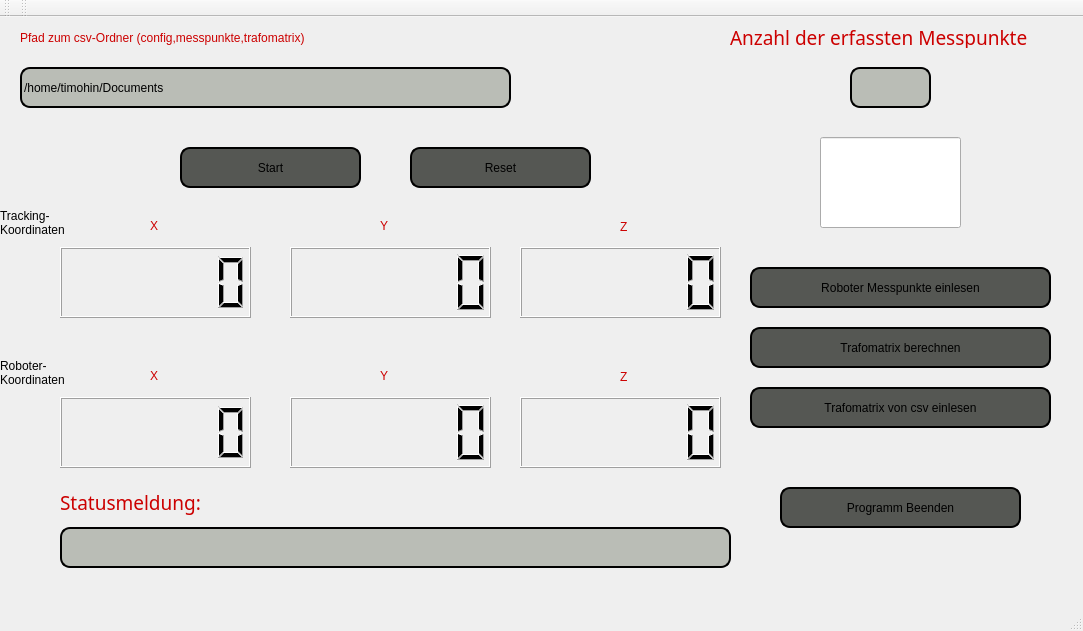
<?xml version="1.0" encoding="UTF-8"?>
<ui version="4.0">
 <class>MainWindow</class>
 <widget class="QMainWindow" name="MainWindow">
  <property name="geometry">
   <rect>
    <x>0</x>
    <y>0</y>
    <width>1083</width>
    <height>631</height>
   </rect>
  </property>
  <property name="windowTitle">
   <string>MainWindow</string>
  </property>
  <property name="styleSheet">
   <string notr="true">QMainWindow{
}

QWidget{

}
</string>
  </property>
  <widget class="QWidget" name="centralWidget">
   <widget class="QPushButton" name="robo_mp_einlesen_btn">
    <property name="geometry">
     <rect>
      <x>750</x>
      <y>250</y>
      <width>301</width>
      <height>41</height>
     </rect>
    </property>
    <property name="styleSheet">
     <string notr="true">QPushButton{
    background-color: rgb(85, 87, 83);
    border-style: outset;
    border-width: 2px;
    border-radius: 10px;
	border-color: rgb(0, 0, 0);
	font: 75 14pt &quot;Waree&quot;;
	color:rgb(0, 0, 0);
    min-width: 5em;
    padding: 6px;
}</string>
    </property>
    <property name="text">
     <string>Roboter Messpunkte einlesen</string>
    </property>
   </widget>
   <widget class="QLineEdit" name="lineEdit">
    <property name="geometry">
     <rect>
      <x>20</x>
      <y>50</y>
      <width>491</width>
      <height>41</height>
     </rect>
    </property>
    <property name="styleSheet">
     <string notr="true">QLineEdit{
    border-style: outset;
    border-width: 2px;
    border-radius: 10px;
	border-color: rgb(0, 0, 0);
background-color: rgb(186, 189, 182);
color
	color: rgb(0, 0, 0);
	font: 75 14pt &quot;Waree&quot;;
}</string>
    </property>
    <property name="text">
     <string>/home/timohin/Documents</string>
    </property>
   </widget>
   <widget class="QLabel" name="label">
    <property name="geometry">
     <rect>
      <x>20</x>
      <y>0</y>
      <width>511</width>
      <height>41</height>
     </rect>
    </property>
    <property name="styleSheet">
     <string notr="true">QLabel{
color:rgb(204, 0, 0);
font: 75 14pt &quot;Waree&quot;;

}
</string>
    </property>
    <property name="text">
     <string>Pfad zum csv-Ordner (config,messpunkte,trafomatrix)</string>
    </property>
   </widget>
   <widget class="QLCDNumber" name="lcdNumber_x">
    <property name="geometry">
     <rect>
      <x>60</x>
      <y>230</y>
      <width>191</width>
      <height>71</height>
     </rect>
    </property>
    <property name="digitCount">
     <number>6</number>
    </property>
   </widget>
   <widget class="QLCDNumber" name="lcdNumber_y">
    <property name="geometry">
     <rect>
      <x>290</x>
      <y>230</y>
      <width>201</width>
      <height>71</height>
     </rect>
    </property>
    <property name="digitCount">
     <number>6</number>
    </property>
   </widget>
   <widget class="QLCDNumber" name="lcdNumber_z">
    <property name="geometry">
     <rect>
      <x>520</x>
      <y>230</y>
      <width>201</width>
      <height>71</height>
     </rect>
    </property>
    <property name="digitCount">
     <number>6</number>
    </property>
   </widget>
   <widget class="QLabel" name="label_2">
    <property name="geometry">
     <rect>
      <x>150</x>
      <y>200</y>
      <width>16</width>
      <height>17</height>
     </rect>
    </property>
    <property name="styleSheet">
     <string notr="true">QLabel{
color:rgb(204, 0, 0);
font: 75 14pt &quot;Waree&quot;;

}</string>
    </property>
    <property name="text">
     <string>X</string>
    </property>
   </widget>
   <widget class="QLabel" name="label_3">
    <property name="geometry">
     <rect>
      <x>380</x>
      <y>200</y>
      <width>16</width>
      <height>17</height>
     </rect>
    </property>
    <property name="styleSheet">
     <string notr="true">QLabel{
color:rgb(204, 0, 0);
font: 75 14pt &quot;Waree&quot;;

}</string>
    </property>
    <property name="text">
     <string>Y</string>
    </property>
   </widget>
   <widget class="QLabel" name="label_4">
    <property name="geometry">
     <rect>
      <x>620</x>
      <y>200</y>
      <width>16</width>
      <height>20</height>
     </rect>
    </property>
    <property name="styleSheet">
     <string notr="true">QLabel{
color:rgb(204, 0, 0);
font: 75 14pt &quot;Waree&quot;;

}</string>
    </property>
    <property name="text">
     <string>Z</string>
    </property>
   </widget>
   <widget class="QLineEdit" name="lineEdit_2">
    <property name="geometry">
     <rect>
      <x>820</x>
      <y>120</y>
      <width>141</width>
      <height>91</height>
     </rect>
    </property>
    <property name="styleSheet">
     <string notr="true">QLineEdit{

}</string>
    </property>
   </widget>
   <widget class="QLCDNumber" name="lcdNumber_x_2">
    <property name="geometry">
     <rect>
      <x>60</x>
      <y>380</y>
      <width>191</width>
      <height>71</height>
     </rect>
    </property>
    <property name="digitCount">
     <number>6</number>
    </property>
   </widget>
   <widget class="QLCDNumber" name="lcdNumber_y_2">
    <property name="geometry">
     <rect>
      <x>290</x>
      <y>380</y>
      <width>201</width>
      <height>71</height>
     </rect>
    </property>
    <property name="digitCount">
     <number>6</number>
    </property>
   </widget>
   <widget class="QLCDNumber" name="lcdNumber_z_2">
    <property name="geometry">
     <rect>
      <x>520</x>
      <y>380</y>
      <width>201</width>
      <height>71</height>
     </rect>
    </property>
    <property name="digitCount">
     <number>6</number>
    </property>
    <property name="value" stdset="0">
     <double>0.000000000000000</double>
    </property>
   </widget>
   <widget class="QLineEdit" name="lineEdit_3">
    <property name="geometry">
     <rect>
      <x>850</x>
      <y>50</y>
      <width>81</width>
      <height>41</height>
     </rect>
    </property>
    <property name="font">
     <font>
      <family>Waree</family>
      <pointsize>14</pointsize>
      <weight>9</weight>
      <italic>false</italic>
      <bold>false</bold>
     </font>
    </property>
    <property name="styleSheet">
     <string notr="true">QLineEdit{
    border-style: outset;
    border-width: 2px;
    border-radius: 10px;
	border-color: rgb(0, 0, 0);
background-color: rgb(186, 189, 182);
color
	color: rgb(0, 0, 0);
	font: 75 14pt &quot;Waree&quot;;
}</string>
    </property>
   </widget>
   <widget class="QLabel" name="label_5">
    <property name="geometry">
     <rect>
      <x>730</x>
      <y>10</y>
      <width>331</width>
      <height>21</height>
     </rect>
    </property>
    <property name="font">
     <font>
      <family>Waree</family>
      <pointsize>14</pointsize>
      <weight>9</weight>
      <italic>false</italic>
      <bold>false</bold>
     </font>
    </property>
    <property name="styleSheet">
     <string notr="true">QLabel{
color:rgb(204, 0, 0);
font: 75 14pt &quot;Waree&quot;;

}</string>
    </property>
    <property name="text">
     <string>Anzahl der erfassten Messpunkte</string>
    </property>
   </widget>
   <widget class="QPushButton" name="trafom_berechnen_btn">
    <property name="geometry">
     <rect>
      <x>750</x>
      <y>310</y>
      <width>301</width>
      <height>41</height>
     </rect>
    </property>
    <property name="styleSheet">
     <string notr="true">QPushButton{
    background-color: rgb(85, 87, 83);
    border-style: outset;
    border-width: 2px;
    border-radius: 10px;
	border-color: rgb(0, 0, 0);
	font: 75 14pt &quot;Waree&quot;;
	color:rgb(0, 0, 0);
    min-width: 5em;
    padding: 6px;
}</string>
    </property>
    <property name="text">
     <string>Trafomatrix berechnen</string>
    </property>
   </widget>
   <widget class="QPushButton" name="reset_btn">
    <property name="geometry">
     <rect>
      <x>410</x>
      <y>130</y>
      <width>181</width>
      <height>41</height>
     </rect>
    </property>
    <property name="styleSheet">
     <string notr="true">QPushButton{
    background-color: rgb(85, 87, 83);
    border-style: outset;
    border-width: 2px;
    border-radius: 10px;
	border-color: rgb(0, 0, 0);
	font: 75 14pt &quot;Waree&quot;;
	color:rgb(0, 0, 0);
    min-width: 5em;
    padding: 6px;

}</string>
    </property>
    <property name="text">
     <string>Reset</string>
    </property>
   </widget>
   <widget class="QLineEdit" name="lineEdit_message">
    <property name="geometry">
     <rect>
      <x>60</x>
      <y>510</y>
      <width>671</width>
      <height>41</height>
     </rect>
    </property>
    <property name="styleSheet">
     <string notr="true">QLineEdit{
    border-style: outset;
    border-width: 2px;
    border-radius: 10px;
	border-color: rgb(0, 0, 0);
background-color: rgb(186, 189, 182);
color
	color: rgb(0, 0, 0);
	font: 75 14pt &quot;Waree&quot;;
}</string>
    </property>
   </widget>
   <widget class="QPushButton" name="start_btn">
    <property name="geometry">
     <rect>
      <x>180</x>
      <y>130</y>
      <width>181</width>
      <height>41</height>
     </rect>
    </property>
    <property name="styleSheet">
     <string notr="true">QPushButton{
    background-color: rgb(85, 87, 83);
    border-style: outset;
    border-width: 2px;
    border-radius: 10px;
	border-color: rgb(0, 0, 0);
	font: 75 14pt &quot;Waree&quot;;
	color:rgb(0, 0, 0);
    min-width: 5em;
    padding: 6px;
}</string>
    </property>
    <property name="text">
     <string>Start</string>
    </property>
   </widget>
   <widget class="QLabel" name="label_6">
    <property name="geometry">
     <rect>
      <x>60</x>
      <y>470</y>
      <width>151</width>
      <height>31</height>
     </rect>
    </property>
    <property name="font">
     <font>
      <family>Waree</family>
      <pointsize>14</pointsize>
      <weight>9</weight>
      <italic>false</italic>
      <bold>false</bold>
     </font>
    </property>
    <property name="styleSheet">
     <string notr="true">QLabel{
color:rgb(204, 0, 0);
font: 75 14pt &quot;Waree&quot;;

}</string>
    </property>
    <property name="text">
     <string>Statusmeldung:</string>
    </property>
   </widget>
   <widget class="QPushButton" name="trafom_einlesen_btn">
    <property name="geometry">
     <rect>
      <x>750</x>
      <y>370</y>
      <width>301</width>
      <height>41</height>
     </rect>
    </property>
    <property name="styleSheet">
     <string notr="true">QPushButton{
    background-color: rgb(85, 87, 83);
    border-style: outset;
    border-width: 2px;
    border-radius: 10px;
	border-color: rgb(0, 0, 0);
	font: 75 14pt &quot;Waree&quot;;
	color:rgb(0, 0, 0);
    min-width: 5em;
    padding: 6px;
}</string>
    </property>
    <property name="text">
     <string>Trafomatrix von csv einlesen</string>
    </property>
   </widget>
   <widget class="QPushButton" name="prog_beenden_btn">
    <property name="geometry">
     <rect>
      <x>780</x>
      <y>470</y>
      <width>241</width>
      <height>41</height>
     </rect>
    </property>
    <property name="styleSheet">
     <string notr="true">QPushButton{
    background-color: rgb(85, 87, 83);
    border-style: outset;
    border-width: 2px;
    border-radius: 10px;
	border-color: rgb(0, 0, 0);
	font: 75 14pt &quot;Waree&quot;;
	color:rgb(0, 0, 0);
    min-width: 5em;
    padding: 6px;

}</string>
    </property>
    <property name="text">
     <string>Programm Beenden</string>
    </property>
   </widget>
   <widget class="QLabel" name="label_7">
    <property name="geometry">
     <rect>
      <x>0</x>
      <y>340</y>
      <width>91</width>
      <height>31</height>
     </rect>
    </property>
    <property name="text">
     <string>Roboter-Koordinaten</string>
    </property>
    <property name="wordWrap">
     <bool>true</bool>
    </property>
   </widget>
   <widget class="QLabel" name="label_8">
    <property name="geometry">
     <rect>
      <x>0</x>
      <y>190</y>
      <width>101</width>
      <height>31</height>
     </rect>
    </property>
    <property name="text">
     <string>Tracking-Koordinaten</string>
    </property>
    <property name="wordWrap">
     <bool>true</bool>
    </property>
   </widget>
   <widget class="QLabel" name="label_9">
    <property name="geometry">
     <rect>
      <x>150</x>
      <y>350</y>
      <width>16</width>
      <height>17</height>
     </rect>
    </property>
    <property name="styleSheet">
     <string notr="true">QLabel{
color:rgb(204, 0, 0);
font: 75 14pt &quot;Waree&quot;;

}</string>
    </property>
    <property name="text">
     <string>X</string>
    </property>
   </widget>
   <widget class="QLabel" name="label_10">
    <property name="geometry">
     <rect>
      <x>380</x>
      <y>350</y>
      <width>16</width>
      <height>17</height>
     </rect>
    </property>
    <property name="styleSheet">
     <string notr="true">QLabel{
color:rgb(204, 0, 0);
font: 75 14pt &quot;Waree&quot;;

}</string>
    </property>
    <property name="text">
     <string>Y</string>
    </property>
   </widget>
   <widget class="QLabel" name="label_11">
    <property name="geometry">
     <rect>
      <x>620</x>
      <y>350</y>
      <width>16</width>
      <height>20</height>
     </rect>
    </property>
    <property name="styleSheet">
     <string notr="true">QLabel{
color:rgb(204, 0, 0);
font: 75 14pt &quot;Waree&quot;;

}</string>
    </property>
    <property name="text">
     <string>Z</string>
    </property>
   </widget>
  </widget>
  <widget class="QMenuBar" name="menuBar">
   <property name="geometry">
    <rect>
     <x>0</x>
     <y>0</y>
     <width>1083</width>
     <height>22</height>
    </rect>
   </property>
  </widget>
  <widget class="QToolBar" name="mainToolBar">
   <attribute name="toolBarArea">
    <enum>TopToolBarArea</enum>
   </attribute>
   <attribute name="toolBarBreak">
    <bool>false</bool>
   </attribute>
  </widget>
  <widget class="QStatusBar" name="statusBar"/>
  <widget class="QToolBar" name="toolBar">
   <property name="windowTitle">
    <string>toolBar</string>
   </property>
   <attribute name="toolBarArea">
    <enum>TopToolBarArea</enum>
   </attribute>
   <attribute name="toolBarBreak">
    <bool>false</bool>
   </attribute>
  </widget>
 </widget>
 <layoutdefault spacing="6" margin="11"/>
 <resources/>
 <connections/>
 <slots>
  <slot>slot_calc()</slot>
 </slots>
</ui>
